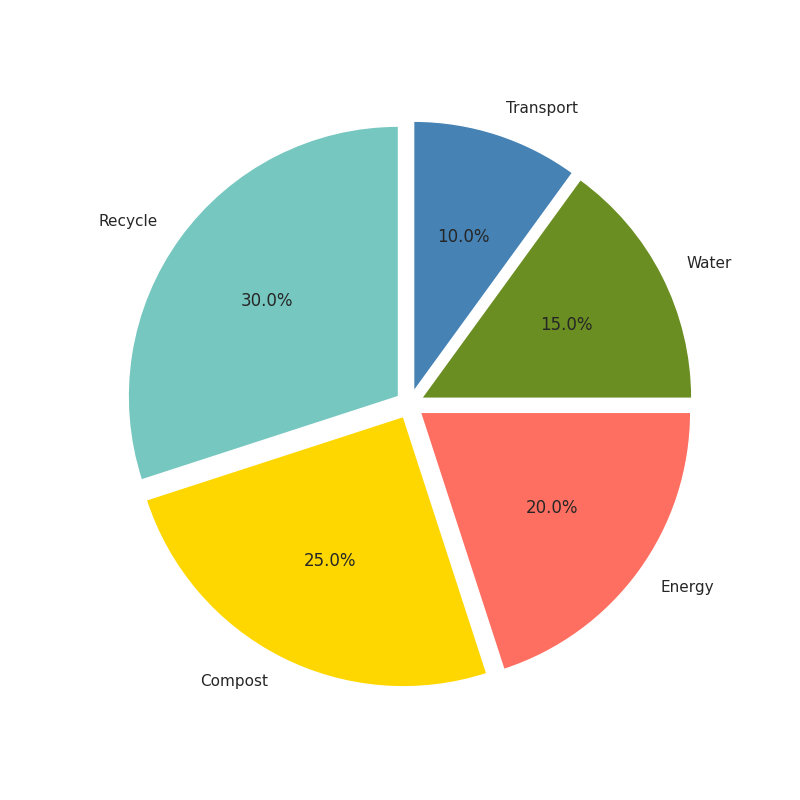

This figure's Python source:
import matplotlib.pyplot as plt

labels = ['Recycle', 'Compost', 'Energy', 'Water', 'Transport']
percentages = [30, 25, 20, 15, 10]
colors = ['#76C7C0', '#FFD700', '#FF6F61', '#6B8E23', '#4682B4']

fig, ax = plt.subplots(figsize=(8, 8))
ax.pie(
    percentages,
    colors=colors,
    startangle=90,
    labels=labels,
    autopct='%1.1f%%',
    explode=(0.05, 0.05, 0.05, 0.05, 0.05)
)

ax.axis('equal')

plt.show()
